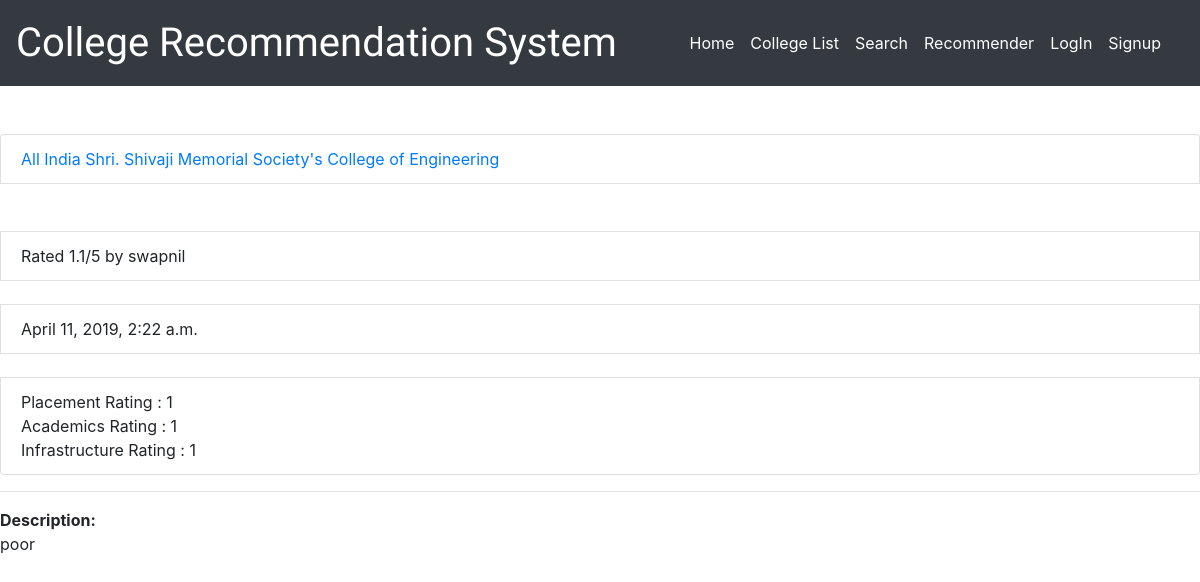
Screenshot of /Reviews/review/11/ with the database file from the repository.
### Reviews/models.py (models this page shows, shortened)
class Review(models.Model):
	college = models.ForeignKey(College, on_delete=models.CASCADE)
	dept = models.ForeignKey(Department, on_delete=models.CASCADE)
	pub_date = models.DateTimeField('Review Publishing Date')
	user_name = models.CharField(max_length=100)
	description = models.CharField(max_length=200)
	academic_rate = models.IntegerField(choices=feedback, default='Other')
	placement_rate = models.IntegerField(choices=feedback, default='Other')
	infra_rate = models.IntegerField(choices=feedback, default='Other')
	rating = models.FloatField()

class College(models.Model):
	name = models.CharField(max_length=100)
	address = models.CharField(max_length=1000, default='N/A')
	pic = models.ImageField(upload_to='', default='def.jpg')
	nirf_rating = models.IntegerField(default=0)

### Reviews/views.py (the view)
# urls.py: path('review/<int:review_id>/', views.review_detail, name='review_detail'),
def review_detail(request,review_id):
	review=get_object_or_404(Review,pk=review_id)
	return render(request,'Reviews/review_detail.html',{'review':review})

### Reviews/templates/Reviews/review_detail.html (shortened to what this page needs)
<html>
<body>
{% extends 'Reviews/base.html' %}
{% block body %}
<ul class="list-group" style="list-style-type: none;">
<li class="list-group-item"><a href="{% url 'Reviews:college_detail' review.college.id %}">{{ review.college.name }}</a></li><br><br>
<li class="list-group-item">  Rated {{ review.rating }}/5 by {{ review.user_name }} </li><br>
<li class="list-group-item"> {{ review.pub_date }}</li>
<br>
<li class="list-group-item"> Placement Rating : {{ review.placement_rate }}
    <br>
    Academics Rating : {{ review.academic_rate }}
    <br>
    Infrastructure Rating : {{ review.infra_rate }}
    <br>
</li></ul>
<hr>
<b>Description:</b>
<p>{{ review.description }}</p>
{% endblock %}

### Reviews/static/Reviews/css/style.css (style rules this page uses)
body { margin: 0; }

### rows the page displays
Review: college.name "All India Shri. Shivaji Memorial Society's College of Engineering", rating "1.1", user_name "swapnil", pub_date "April 11, 2019, 2:22 a.m.", placement_rate "1", academic_rate "1", infra_rate "1", description "poor"
